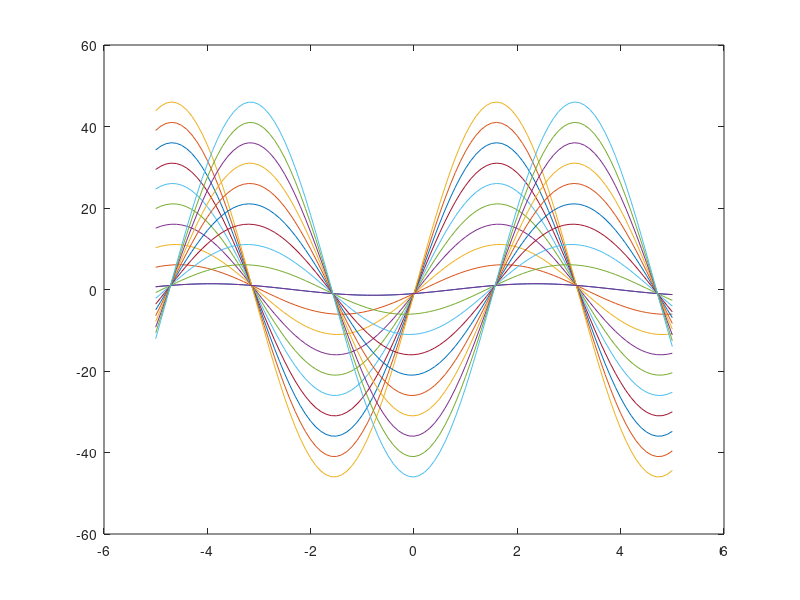

The MATLAB source for this figure:
t = [-5:.1:5]; % theta

hold off;
y = 1; % show effects of increasing x value
for x = 1:5:50
    p = x*sin(t)-y*cos(t);
    plot(t, p);
    hold on;
end



x=1; % show effects of increasing y value
for y = 1:5:50
    p = x*sin(t)-y*cos(t);
    plot(t, p);
    hold on;
end